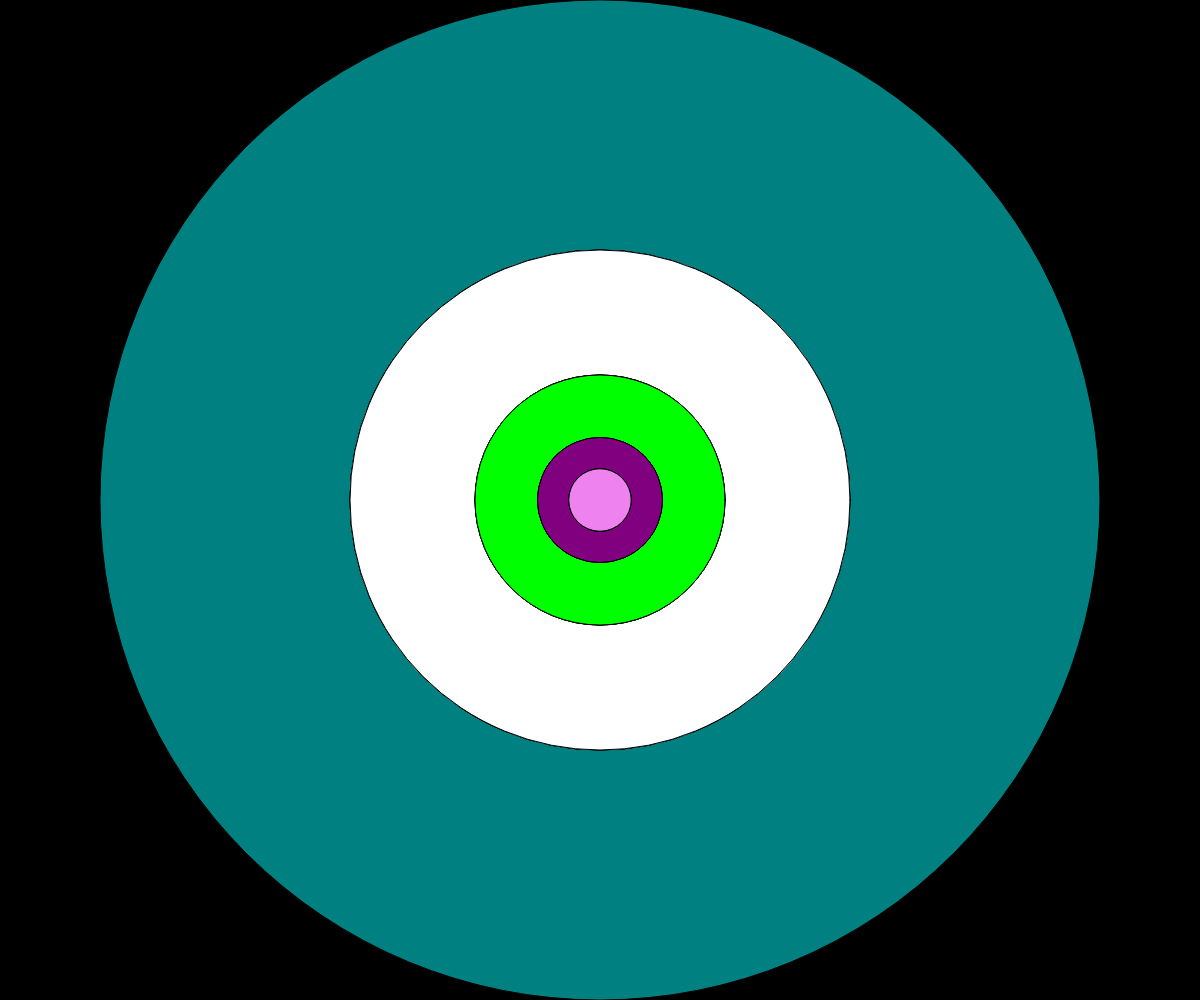
Frame 1 (no input)
Frame 60 (no input): identical to frame 1, image omitted
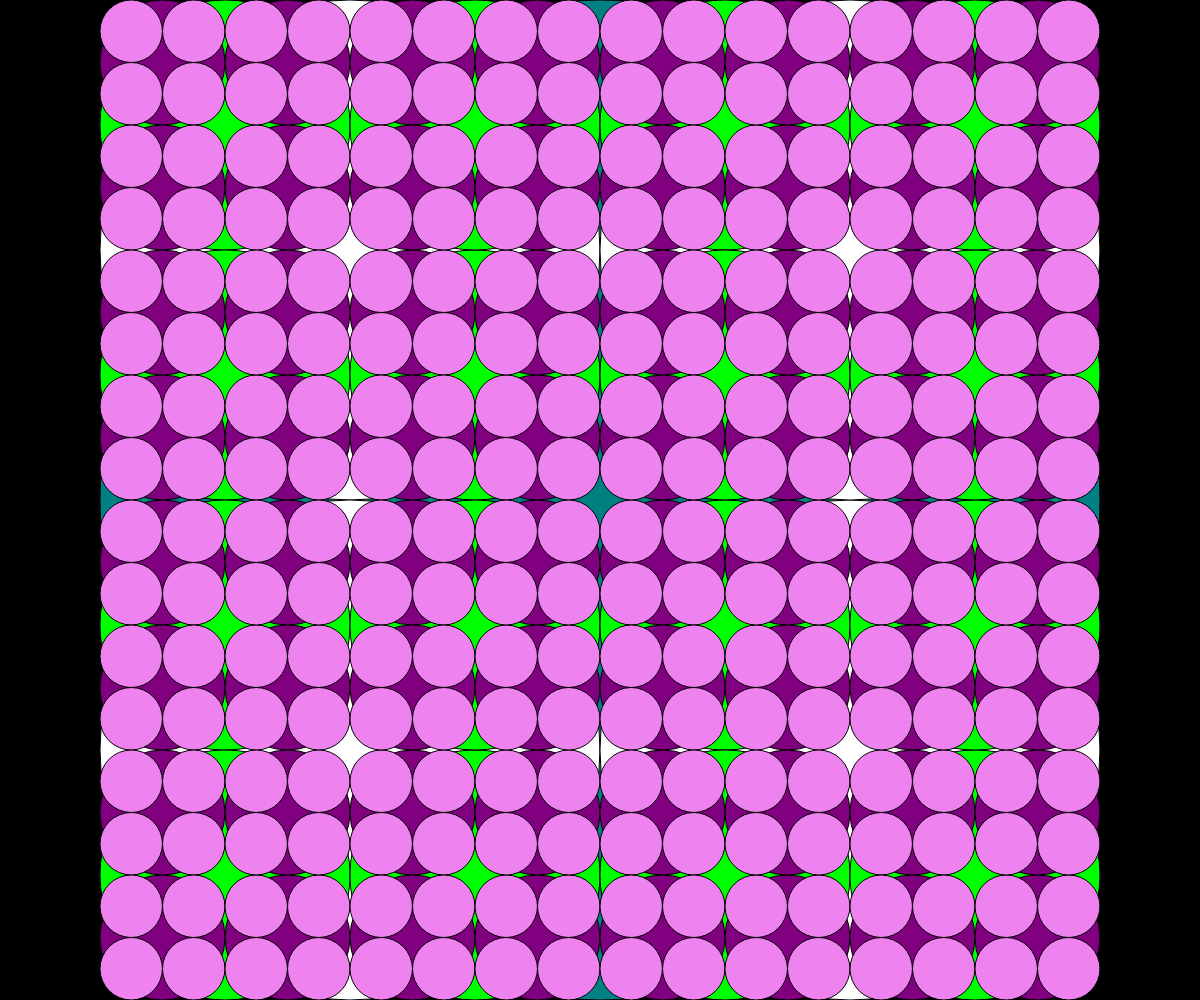
Frame 120 (the mouse pressed at the canvas centre since frame 60)

The p5.js sketch that drew these frames (run headless with seeded random() and noise() and a simulated clock; from frame 60 on, the mouse is pressed at the canvas centre):

// p5.js sketch
// ── sketch.js
// Circle Recursion

let theColors = ["teal", "light blue", "lime", 
                  "purple", "violet"];

function setup() {
  createCanvas(windowWidth, windowHeight);
}

function draw() {
  background("black");
  recursiveCircle(width/2, height/2, height, 0);
}

function recursiveCircle(x, y, diameter, level) {
  fill(theColors[level]);
  circle(x, y, diameter);

  if (diameter > 100) {
    recursiveCircle(x - (mouseX/width/2)*diameter, y - (mouseY/height/2)*diameter, diameter/2, level+1);
    recursiveCircle(x - (mouseX/width/2)*diameter, y + (mouseY/height/2)*diameter, diameter/2, level+1);
    recursiveCircle(x + (mouseX/width/2)*diameter, y + (mouseY/height/2)*diameter, diameter/2, level+1);
    recursiveCircle(x + (mouseX/width/2)*diameter, y - (mouseY/height/2)*diameter, diameter/2, level+1);
  }
}
